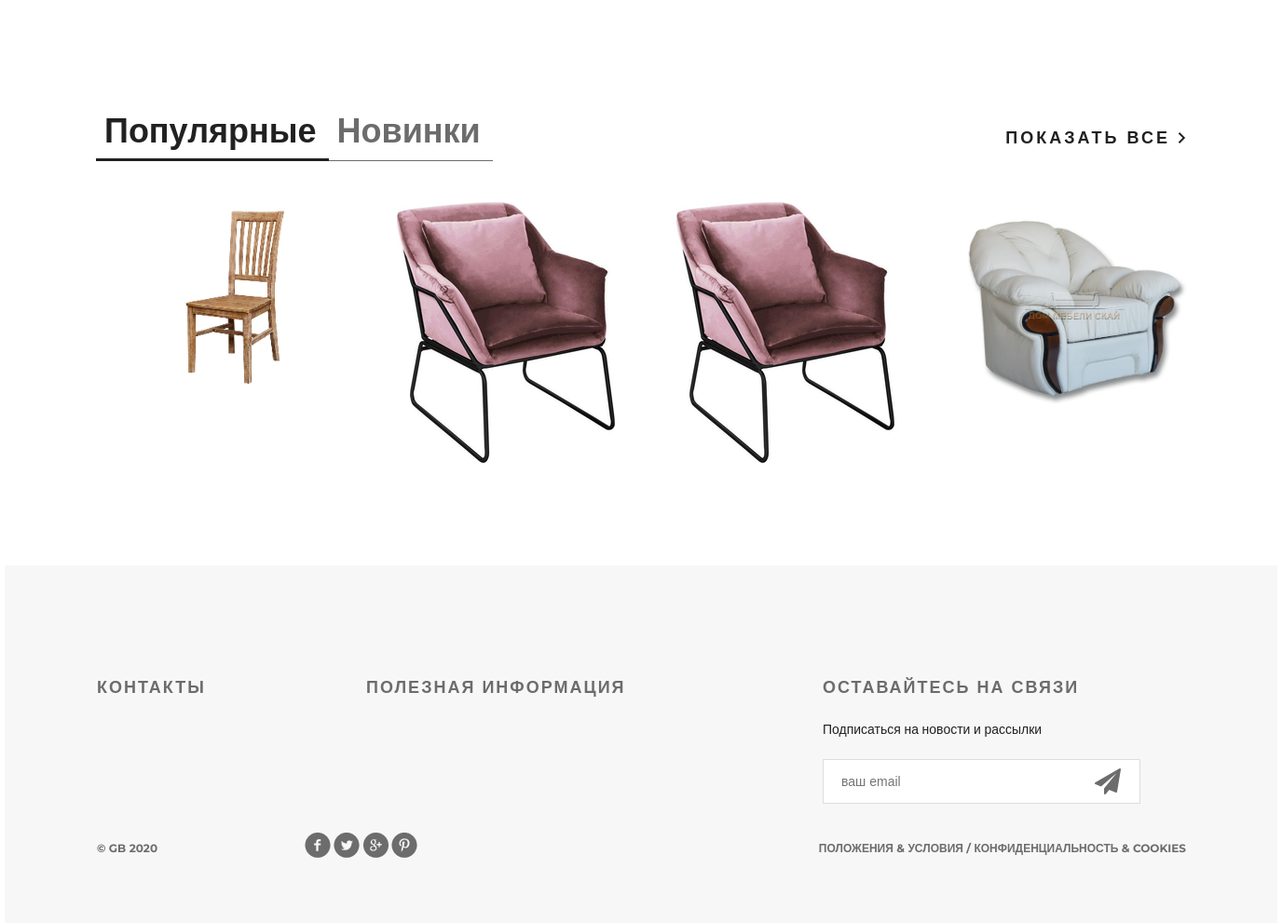
The app's page / (lower part), older data.
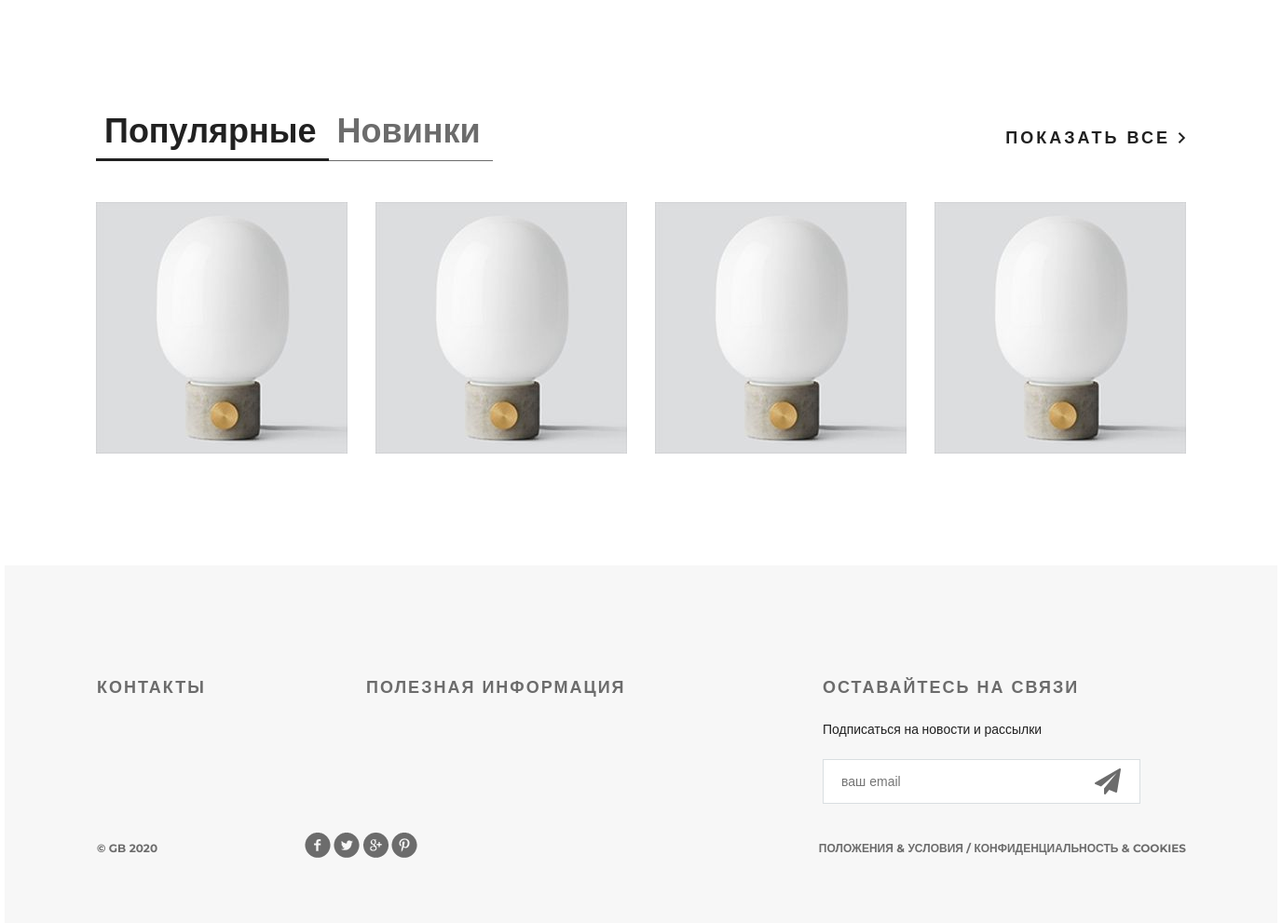
The same page, newer data.
### mainapp/models.py (models this page shows, shortened)
class Product(models.Model):
    category = models.ForeignKey(ProductCategory, on_delete=models.CASCADE,verbose_name="Категория")
    name = models.CharField(max_length=128, verbose_name="Название")
    image = models.ImageField(upload_to="products_images",blank=True, verbose_name="Картинка")
    short_desc = models.CharField(max_length=128,verbose_name="Краткое описание")
    description = models.TextField(verbose_name="Описание", blank=True)
    price = models.DecimalField(max_digits=8,decimal_places=2,default=0,verbose_name="Цена")
    quantity = models.PositiveSmallIntegerField(default=0,verbose_name="Количество")

### mainapp/views.py (the view)
# urls.py: path('', mainapp.main, name="main"),
def main(request):
    products_main = Product.objects.all()[0:4]
    content = {
        'title': 'Главная',
        "products": products_main
    }
    return render(request, 'mainapp/index.html', content)

### mainapp/templates/mainapp/index.html (shortened to what this page needs)
{% extends "mainapp/base.html" %}
{% load static %}
{% block content %}
	<div class="featured">
		<div class="featured-menu">
				<a class="active" href="#">Популярные</a><a href="#">Новинки</a>
		</div>
		<a class="explore" href="#">показать все <img src="{% static 'img/arrow.png' %}" alt=""></a>
		<div class="clearfix">
		</div>
		<div class="tab-content">
			{% for product in products %}
				<div class="block">
					<a href="{% url 'basket:add' product.pk %}"><img src="/media/{{product.image}}" alt="">
					</a>
				</div>
			{%endfor%}
		</div>
	</div>
{% endblock %}

Row changes from the older to the newer data that the page shows:
removed Product: image (picture)
removed Product: image (picture)
removed Product: image (picture)
removed Product: image (picture)
added Product: image (picture)
added Product: image (picture)
added Product: image (picture)
added Product: image (picture)
